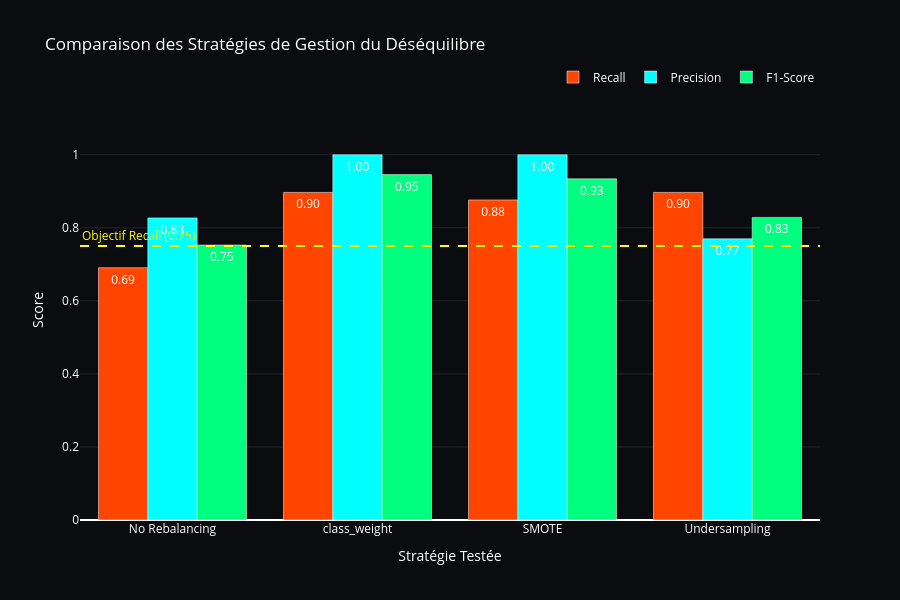

The code cell stored with this chart in its notebook:
### Markdown cell above
### Mission 2.2.2 - Comparaison des Stratégies

### Code cell
strategies_results = {
    'No Rebalancing': {
        'Recall': recall_score(y_test, y_pred),
        'Precision': precision_score(y_test, y_pred),
        'F1-Score': f1_score(y_test, y_pred)
    },
    'class_weight': {
        'Recall': recall_score(y_test, y_pred_balanced),
        'Precision': precision_score(y_test, y_pred_balanced),
        'F1-Score': f1_score(y_test, y_pred_balanced)
    },
    'SMOTE': {
        'Recall': recall_score(y_test, y_pred_smote),
        'Precision': precision_score(y_test, y_pred_smote),
        'F1-Score': f1_score(y_test, y_pred_smote)
    },
    'Undersampling': {
        'Recall': recall_score(y_test, y_pred_rus),
        'Precision': precision_score(y_test, y_pred_rus),
        'F1-Score': f1_score(y_test, y_pred_rus)
    }
}

# Création et affichage du DataFrame
strategies_df = pd.DataFrame(strategies_results).T
strategies_df = strategies_df.round(4)

print(" RÉSULTATS DES STRATÉGIES DE RÉÉQUILIBRAGE:")
display(strategies_df)

# ===================================================================
# 2. VISUALISATION INTERACTIVE (PLOTLY)
# ===================================================================

metrics = ['Recall', 'Precision', 'F1-Score']
# Couleurs : Orange (Recall), Cyan (Precision), Vert (F1-Score)
colors = ['#FF4500', '#00FFFF', '#00FF7F'] 

fig = go.Figure()

for i, metric in enumerate(metrics):
    fig.add_trace(go.Bar(
        name=metric,
        x=strategies_df.index,
        y=strategies_df[metric],
        marker=dict(
            color=colors[i],
            line=dict(color='white', width=0.5)
        ),
        text=strategies_df[metric].apply(lambda x: f"{x:.2f}"),
        textposition='auto',
        textfont=dict(size=12, color='white')
    ))

# Ajout d'une ligne d'objectif métier (Recall > 0.75)
fig.add_hline(
    y=0.75, 
    line_dash="dash", 
    line_color="yellow", 
    annotation_text="Objectif Recall (0.75)", 
    annotation_position="top left",
    annotation_font_color="yellow"
)

# Mise en page du graphique
fig.update_layout(
    title="Comparaison des Stratégies de Gestion du Déséquilibre",
    plot_bgcolor="#0B0C10",
    paper_bgcolor="#0B0C10",
    font=dict(color="white"),
    barmode='group', # Affiche les barres côte à côte pour chaque stratégie
    xaxis=dict(title="Stratégie Testée", showgrid=False),
    yaxis=dict(title="Score", showgrid=True, gridcolor='rgba(255,255,255,0.1)', range=[0, 1.15]),
    legend=dict(orientation="h", yanchor="bottom", y=1.02, xanchor="right", x=1),
    height=600
)

fig.show()

### Figure 1 — Plotly figure (JSON) as saved in the notebook; plotly's stock layout.template omitted (floating-point values rounded to 4 significant figures)
{"data": [{"marker": {"color": "#FF4500", "line": {"color": "white", "width": 0.5}}, "name": "Recall", "text": ["0.69", "0.90", "0.88", "0.90"], "textfont": {"color": "white", "size": 12}, "textposition": "auto", "type": "bar", "x": ["No Rebalancing", "class_weight", "SMOTE", "Undersampling"], "y": [0.6907, 0.8969, 0.8763, 0.8969]}, {"marker": {"color": "#00FFFF", "line": {"color": "white", "width": 0.5}}, "name": "Precision", "text": ["0.83", "1.00", "1.00", "0.77"], "textfont": {"color": "white", "size": 12}, "textposition": "auto", "type": "bar", "x": ["No Rebalancing", "class_weight", "SMOTE", "Undersampling"], "y": [0.8272, 1.0, 1.0, 0.7699]}, {"marker": {"color": "#00FF7F", "line": {"color": "white", "width": 0.5}}, "name": "F1-Score", "text": ["0.75", "0.95", "0.93", "0.83"], "textfont": {"color": "white", "size": 12}, "textposition": "auto", "type": "bar", "x": ["No Rebalancing", "class_weight", "SMOTE", "Undersampling"], "y": [0.7528, 0.9457, 0.9341, 0.8286]}], "layout": {"annotations": [{"font": {"color": "yellow"}, "showarrow": false, "text": "Objectif Recall (0.75)", "x": 0, "xanchor": "left", "xref": "x domain", "y": 0.75, "yanchor": "bottom", "yref": "y"}], "barmode": "group", "font": {"color": "white"}, "height": 600, "legend": {"orientation": "h", "x": 1, "xanchor": "right", "y": 1.02, "yanchor": "bottom"}, "paper_bgcolor": "#0B0C10", "plot_bgcolor": "#0B0C10", "shapes": [{"line": {"color": "yellow", "dash": "dash"}, "type": "line", "x0": 0, "x1": 1, "xref": "x domain", "y0": 0.75, "y1": 0.75, "yref": "y"}], "title": {"text": "Comparaison des Stratégies de Gestion du Déséquilibre"}, "xaxis": {"showgrid": false, "title": {"text": "Stratégie Testée"}}, "yaxis": {"gridcolor": "rgba(255,255,255,0.1)", "range": [0, 1.15], "showgrid": true, "title": {"text": "Score"}}}}
